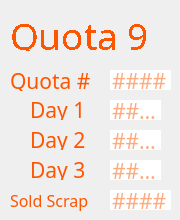
     <widget class="QWidget" name="page_9">
      <widget class="QLabel" name="label_55">
       <property name="geometry">
        <rect>
         <x>30</x>
         <y>100</y>
         <width>61</width>
         <height>20</height>
        </rect>
       </property>
       <property name="font">
        <font>
         <family>IBM 3270</family>
         <pointsize>16</pointsize>
        </font>
       </property>
       <property name="styleSheet">
        <string notr="true">color: rgb(253, 85, 0);
border: none;</string>
       </property>
       <property name="text">
        <string>Day 1</string>
       </property>
      </widget>
      <widget class="QLabel" name="label_56">
       <property name="geometry">
        <rect>
         <x>30</x>
         <y>130</y>
         <width>61</width>
         <height>20</height>
        </rect>
       </property>
       <property name="font">
        <font>
         <family>IBM 3270</family>
         <pointsize>16</pointsize>
        </font>
       </property>
       <property name="styleSheet">
        <string notr="true">color: rgb(253, 85, 0);
border: none;</string>
       </property>
       <property name="text">
        <string>Day 2</string>
       </property>
      </widget>
      <widget class="QLabel" name="label_57">
       <property name="geometry">
        <rect>
         <x>30</x>
         <y>160</y>
         <width>61</width>
         <height>20</height>
        </rect>
       </property>
       <property name="font">
        <font>
         <family>IBM 3270</family>
         <pointsize>16</pointsize>
        </font>
       </property>
       <property name="styleSheet">
        <string notr="true">color: rgb(253, 85, 0);
border: none;</string>
       </property>
       <property name="text">
        <string>Day 3</string>
       </property>
      </widget>
      <widget class="QLineEdit" name="q9d2">
       <property name="geometry">
        <rect>
         <x>110</x>
         <y>130</y>
         <width>51</width>
         <height>20</height>
        </rect>
       </property>
       <property name="font">
        <font>
         <family>IBM 3270</family>
         <pointsize>16</pointsize>
        </font>
       </property>
       <property name="styleSheet">
        <string notr="true">color: rgb(253, 85, 0);
border: none;</string>
       </property>
       <property name="maxLength">
        <number>4</number>
       </property>
       <property name="placeholderText">
        <string>####</string>
       </property>
      </widget>
      <widget class="QLineEdit" name="q9d3">
       <property name="geometry">
        <rect>
         <x>110</x>
         <y>160</y>
         <width>51</width>
         <height>20</height>
        </rect>
       </property>
       <property name="font">
        <font>
         <family>IBM 3270</family>
         <pointsize>16</pointsize>
        </font>
       </property>
       <property name="styleSheet">
        <string notr="true">color: rgb(253, 85, 0);
border: none;</string>
       </property>
       <property name="maxLength">
        <number>4</number>
       </property>
       <property name="placeholderText">
        <string>####</string>
       </property>
      </widget>
      <widget class="QLineEdit" name="q9d1">
       <property name="geometry">
        <rect>
         <x>110</x>
         <y>100</y>
         <width>51</width>
         <height>20</height>
        </rect>
       </property>
       <property name="font">
        <font>
         <family>IBM 3270</family>
         <pointsize>16</pointsize>
         <weight>50</weight>
         <bold>false</bold>
        </font>
       </property>
       <property name="styleSheet">
        <string notr="true">color: rgb(253, 85, 0);
border: none;</string>
       </property>
       <property name="inputMethodHints">
        <set>Qt::ImhNone</set>
       </property>
       <property name="text">
        <string/>
       </property>
       <property name="maxLength">
        <number>4</number>
       </property>
       <property name="readOnly">
        <bool>false</bool>
       </property>
       <property name="placeholderText">
        <string>####</string>
       </property>
      </widget>
      <widget class="QLabel" name="label_58">
       <property name="geometry">
        <rect>
         <x>10</x>
         <y>70</y>
         <width>81</width>
         <height>21</height>
        </rect>
       </property>
       <property name="font">
        <font>
         <family>IBM 3270</family>
         <pointsize>16</pointsize>
        </font>
       </property>
       <property name="styleSheet">
        <string notr="true">color: rgb(253, 85, 0);</string>
       </property>
       <property name="text">
        <string>Quota #</string>
       </property>
      </widget>
      <widget class="QLabel" name="label_59">
       <property name="geometry">
        <rect>
         <x>10</x>
         <y>10</y>
         <width>151</width>
         <height>41</height>
        </rect>
       </property>
       <property name="sizePolicy">
        <sizepolicy hsizetype="Fixed" vsizetype="Fixed">
         <horstretch>0</horstretch>
         <verstretch>0</verstretch>
        </sizepolicy>
       </property>
       <property name="font">
        <font>
         <family>IBM 3270</family>
         <pointsize>24</pointsize>
         <weight>50</weight>
         <italic>false</italic>
         <bold>false</bold>
         <stylestrategy>NoAntialias</stylestrategy>
        </font>
       </property>
       <property name="styleSheet">
        <string notr="true">font: 24pt &quot;IBM 3270&quot;;
color: rgb(253, 85, 0);</string>
       </property>
       <property name="text">
        <string>&lt;html&gt;&lt;head/&gt;&lt;body&gt;&lt;p&gt;&lt;span style=&quot; font-size:28pt;&quot;&gt;Quota 9&lt;/span&gt;&lt;/p&gt;&lt;/body&gt;&lt;/html&gt;</string>
       </property>
      </widget>
      <widget class="QLineEdit" name="q9">
       <property name="geometry">
        <rect>
         <x>110</x>
         <y>70</y>
         <width>61</width>
         <height>20</height>
        </rect>
       </property>
       <property name="font">
        <font>
         <family>IBM 3270</family>
         <pointsize>16</pointsize>
        </font>
       </property>
       <property name="styleSheet">
        <string notr="true">color: rgb(253, 85, 0);
border: none;</string>
       </property>
       <property name="text">
        <string/>
       </property>
       <property name="maxLength">
        <number>5</number>
       </property>
       <property name="readOnly">
        <bool>false</bool>
       </property>
       <property name="placeholderText">
        <string>####</string>
       </property>
      </widget>
      <widget class="QLabel" name="label_60">
       <property name="geometry">
        <rect>
         <x>10</x>
         <y>190</y>
         <width>91</width>
         <height>21</height>
        </rect>
       </property>
       <property name="font">
        <font>
         <family>IBM 3270</family>
         <pointsize>12</pointsize>
        </font>
       </property>
       <property name="styleSheet">
        <string notr="true">color: rgb(253, 85, 0);
border: none;</string>
       </property>
       <property name="text">
        <string>Sold Scrap</string>
       </property>
      </widget>
      <widget class="QLineEdit" name="q9sold">
       <property name="geometry">
        <rect>
         <x>110</x>
         <y>190</y>
         <width>61</width>
         <height>20</height>
        </rect>
       </property>
       <property name="font">
        <font>
         <family>IBM 3270</family>
         <pointsize>16</pointsize>
        </font>
       </property>
       <property name="styleSheet">
        <string notr="true">color: rgb(253, 85, 0);
border: none;</string>
       </property>
       <property name="maxLength">
        <number>5</number>
       </property>
       <property name="placeholderText">
        <string>####</string>
       </property>
      </widget>
     </widget>
